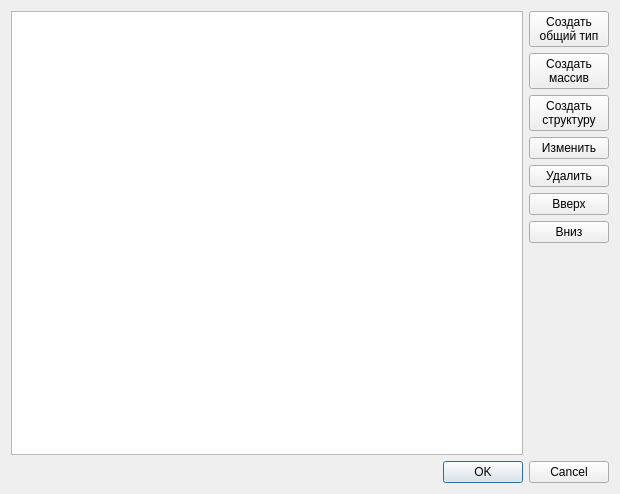
<?xml version="1.0" encoding="UTF-8"?>
<ui version="4.0">
 <class>QDataTypeDialog</class>
 <widget class="QDialog" name="QDataTypeDialog">
  <property name="geometry">
   <rect>
    <x>0</x>
    <y>0</y>
    <width>620</width>
    <height>494</height>
   </rect>
  </property>
  <property name="minimumSize">
   <size>
    <width>400</width>
    <height>300</height>
   </size>
  </property>
  <property name="maximumSize">
   <size>
    <width>800</width>
    <height>600</height>
   </size>
  </property>
  <property name="windowTitle">
   <string>Справочник типов данных</string>
  </property>
  <property name="windowIcon">
   <iconset resource="../../resources.qrc">
    <normaloff>:/images/G.png</normaloff>:/images/G.png</iconset>
  </property>
  <layout class="QVBoxLayout" name="verticalLayout_2">
   <item>
    <layout class="QHBoxLayout" name="horizontalLayout">
     <item>
      <widget class="QTableWidget" name="tableWidget">
       <property name="focusPolicy">
        <enum>Qt::ClickFocus</enum>
       </property>
       <property name="frameShape">
        <enum>QFrame::StyledPanel</enum>
       </property>
       <property name="frameShadow">
        <enum>QFrame::Sunken</enum>
       </property>
       <property name="lineWidth">
        <number>1</number>
       </property>
       <property name="verticalScrollBarPolicy">
        <enum>Qt::ScrollBarAsNeeded</enum>
       </property>
       <property name="editTriggers">
        <set>QAbstractItemView::NoEditTriggers</set>
       </property>
       <property name="selectionMode">
        <enum>QAbstractItemView::SingleSelection</enum>
       </property>
       <property name="selectionBehavior">
        <enum>QAbstractItemView::SelectRows</enum>
       </property>
       <property name="wordWrap">
        <bool>false</bool>
       </property>
       <property name="cornerButtonEnabled">
        <bool>false</bool>
       </property>
       <attribute name="horizontalHeaderVisible">
        <bool>false</bool>
       </attribute>
       <attribute name="horizontalHeaderDefaultSectionSize">
        <number>120</number>
       </attribute>
       <attribute name="horizontalHeaderHighlightSections">
        <bool>false</bool>
       </attribute>
       <attribute name="horizontalHeaderStretchLastSection">
        <bool>true</bool>
       </attribute>
       <attribute name="verticalHeaderDefaultSectionSize">
        <number>22</number>
       </attribute>
       <column>
        <property name="text">
         <string>Тип</string>
        </property>
       </column>
       <column>
        <property name="text">
         <string>typedef</string>
        </property>
       </column>
      </widget>
     </item>
     <item>
      <layout class="QVBoxLayout" name="verticalLayout">
       <item>
        <widget class="QPushButton" name="pushButton">
         <property name="layoutDirection">
          <enum>Qt::LeftToRight</enum>
         </property>
         <property name="text">
          <string>Создать
общий тип</string>
         </property>
         <property name="flat">
          <bool>false</bool>
         </property>
        </widget>
       </item>
       <item>
        <widget class="QPushButton" name="pushButton_4">
         <property name="layoutDirection">
          <enum>Qt::LeftToRight</enum>
         </property>
         <property name="text">
          <string>Создать
массив</string>
         </property>
         <property name="flat">
          <bool>false</bool>
         </property>
        </widget>
       </item>
       <item>
        <widget class="QPushButton" name="pushButton_5">
         <property name="layoutDirection">
          <enum>Qt::LeftToRight</enum>
         </property>
         <property name="text">
          <string>Создать
структуру</string>
         </property>
         <property name="flat">
          <bool>false</bool>
         </property>
        </widget>
       </item>
       <item>
        <widget class="QPushButton" name="pushButton_2">
         <property name="text">
          <string>Изменить</string>
         </property>
        </widget>
       </item>
       <item>
        <widget class="QPushButton" name="pushButton_3">
         <property name="text">
          <string>Удалить</string>
         </property>
        </widget>
       </item>
       <item>
        <widget class="QPushButton" name="moveUp">
         <property name="text">
          <string>Вверх</string>
         </property>
        </widget>
       </item>
       <item>
        <widget class="QPushButton" name="moveDown">
         <property name="text">
          <string>Вниз</string>
         </property>
        </widget>
       </item>
       <item>
        <spacer name="verticalSpacer">
         <property name="orientation">
          <enum>Qt::Vertical</enum>
         </property>
         <property name="sizeHint" stdset="0">
          <size>
           <width>20</width>
           <height>40</height>
          </size>
         </property>
        </spacer>
       </item>
      </layout>
     </item>
    </layout>
   </item>
   <item>
    <widget class="QDialogButtonBox" name="buttonBox">
     <property name="orientation">
      <enum>Qt::Horizontal</enum>
     </property>
     <property name="standardButtons">
      <set>QDialogButtonBox::Cancel|QDialogButtonBox::Ok</set>
     </property>
    </widget>
   </item>
  </layout>
 </widget>
 <resources>
  <include location="../../resources.qrc"/>
 </resources>
 <connections>
  <connection>
   <sender>buttonBox</sender>
   <signal>accepted()</signal>
   <receiver>QDataTypeDialog</receiver>
   <slot>accept()</slot>
   <hints>
    <hint type="sourcelabel">
     <x>248</x>
     <y>254</y>
    </hint>
    <hint type="destinationlabel">
     <x>157</x>
     <y>274</y>
    </hint>
   </hints>
  </connection>
  <connection>
   <sender>buttonBox</sender>
   <signal>rejected()</signal>
   <receiver>QDataTypeDialog</receiver>
   <slot>reject()</slot>
   <hints>
    <hint type="sourcelabel">
     <x>316</x>
     <y>260</y>
    </hint>
    <hint type="destinationlabel">
     <x>286</x>
     <y>274</y>
    </hint>
   </hints>
  </connection>
 </connections>
</ui>
